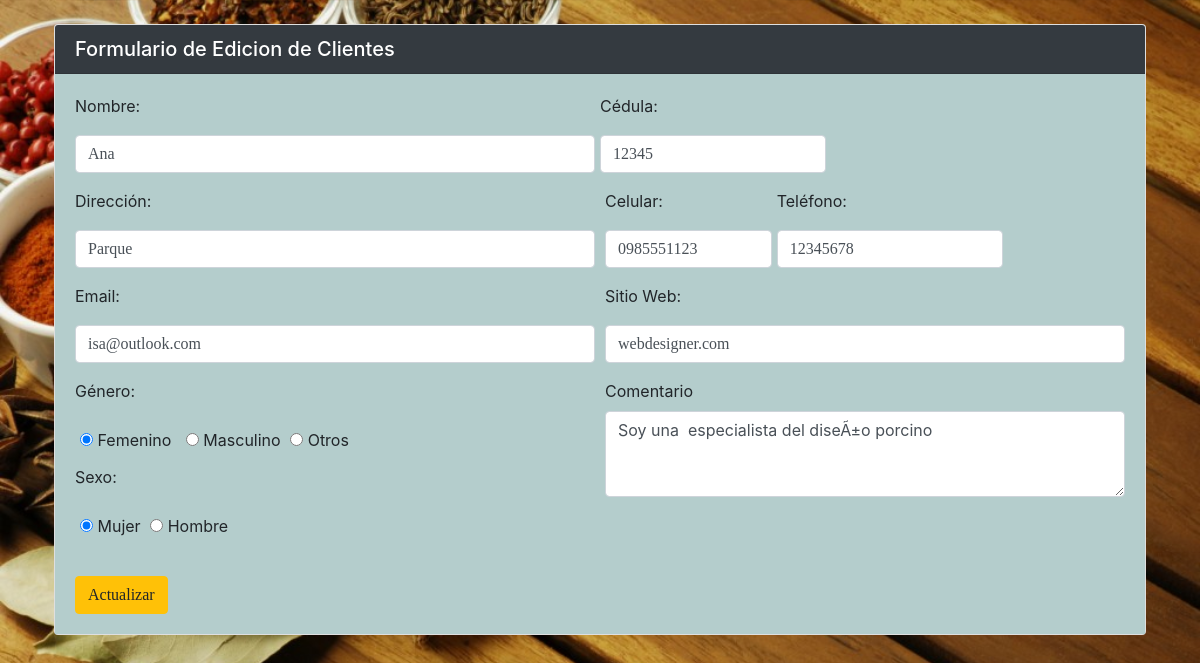
Screenshot of /clientebd/actualizarcliente.php?id=17&accion=editar with the database file from the repository.
### tables this page shows
CREATE TABLE `usuario` (
  `id` int(7) NOT NULL,
  `cedula` varchar(15) NOT NULL,
  `nombre` varchar(100) NOT NULL,
  `direccion` varchar(200) NOT NULL,
  `celular` varchar(15) NOT NULL,
  `telefono` varchar(15) NOT NULL,
  `email` varchar(100) NOT NULL,
  `sitioweb` varchar(150) NOT NULL,
  `comentario` varchar(1000) NOT NULL,
  `genero` varchar(20) NOT NULL,
  `sexo` varchar(20) NOT NULL,
  `tipo` varchar(100) NOT NULL
);

### clientebd/actualizarcliente.php (the view, shortened to what this page needs)
<?php
include("../conexion.php");
$cedula="";
$nombre="";
$direccion="";
$celular="";
$telefono="";
$email="";
$sitioWeb="";
$comentario="";
$genero="";
$sexo="";
if (isset($_GET["id"])) {
    $id=$_GET["id"];
    $query="SELECT * FROM usuario WHERE id=$id";
    $result = mysqli_query($conexion,$query);
    if (mysqli_num_rows($result) == 1) {
        $row = mysqli_fetch_array($result);
        $cedula=$row["cedula"];
        $nombre=$row["nombre"];
        $direccion=$row["direccion"];
        $celular=$row["celular"];
        $telefono=$row["telefono"];
        $email=$row["email"];
        $sitioWeb=$row["sitioweb"];
        $comentario=$row["comentario"];
        $genero=$row["genero"];
        $sexo=$row["sexo"];
    }
}
?>
<!doctype html>
<html>
<head>
<link rel="stylesheet" href="https://maxcdn.bootstrapcdn.com/bootstrap/4.0.0/css/bootstrap.min.css">
<link rel="stylesheet" href="https://use.fontawesome.com/releases/v5.6.3/css/all.css">
</head>
<body style="background-image: url('../img/cliente.jpeg');width: 100%;
  height:100%;
  background-size: cover;">
    <main class="container p-4">
       <div class="row">
        <div class="col-md-12">
          <div class="card">
      <h5 class="card-header bg bg-dark" style="color: white;">Formulario de Edicion de Clientes</h5>
      <div class="card-body" style="background-color:#B4CDCC">
  <form method="POST" action="actualizarcliente.php?id=<?php echo $_GET['id']; ?>">
      <div class="form-row">
          <div class="form-group col-md-6">
            <label for="nombre">Nombre:</label>
            <input type="nombre" class="form-control" name="nombre" value=<?php echo $nombre ?> placeholder="Nombre *" attern="^[^0-9]+$" size="30" maxlength="245" required>
          </div>
          <div class="form-group">
          <label for="cedula">Cédula:</label>
          <input type="text" class="form-control" name="cedula" value=<?php echo $cedula ?> placeholder="Cédula" maxlength="10" required>
          </div>
        <div class="form-group col-md-6">
          <label for="direccion">Dirección:</label>
          <input type="text" class="form-control" name="direccion" value=<?php echo $direccion ?> placeholder="Direccién *" required>
        </div>
           <div class="form-group col-md-2">
          <label for="celular">Celular:</label>
          <input type="text" class="form-control" name="celular" value=<?php echo $celular ?> placeholder="Celular" maxlength="10">
          </div>
         <div class="form-group">
          <label for="telefono">Teléfono:</label>
          <input type="text" class="form-control" name="telefono" value=<?php echo $telefono ?>  placeholder="Teléfono" maxlength="10">
          </div>
      </div>
      <div class="form-row">
             <div class="form-group col-md-6">
              <label for="email">Email:</label>
              <input type="email" class="form-control" name="email"  value=<?php echo $email ?> pattern=".+\.com" title="Ingrese un correo valido"placeholder="Email *" required>
            </div>
            <div class="form-group col-md-6">
              <label for="sitioweb">Sitio Web:</label>
              <input type="text" class="form-control" name="sitioweb" value=<?php echo $sitioWeb ?> placeholder="Sitio Web">
            </div>
            <div class="form-group col-md-6">
             <p>Género:</p>
          <div>
            <label class="radio-inline" style="padding:5px">
              <input type="radio" <?php if(isset($genero) && $genero=="Femenino") echo "checked";?> value="Femenino" name="genero" checked> Femenino
            </label>
            <label class="radio-inline" style="padding:5px">
              <input type="radio" <?php if(isset($genero) && $genero=="Masculino") echo "checked";?>  value="Masculino" name="genero"> Masculino
            </label>
            <label class="radio-inline">
              <input type="radio" <?php if(isset($genero) && $genero=="Otros") echo "checked";?> value="Otros" name="genero"> Otros
            </label>
          </div>
          <p>Sexo:</p>
          <div>
            <label class="radio-inline" style="padding:5px">
              <input type="radio" name="sexo" <?php if(isset($sexo) && $sexo=="Mujer") echo "checked";?> value="Mujer" checked>  Mujer
            </label>
            <label class="radio-inline">
              <input type="radio" name="sexo" <?php if(isset($sexo) && $sexo=="Hombre") echo "checked";?> value="Hombre" >  Hombre
            </label>
          </div>
          </div>
           <div class="form-group col-md-6">
              <label for="comentario">Comentario</label>
              <textarea class="form-control" name="comentario" rows="3"><?php echo $comentario ?></textarea>
            </div>
      </div>
      <input type="submit" name="update" class="btn btn-warning" value="Actualizar">
  </form>
    </div>
    </div>
    </div>
    </div>
    </main>
  </body>
</html>

### clientebd/actualizarcliente.php (style rules this page uses)
input { margin: auto; margin-top: 9px; font-size: 15px; font-family: century gothic; }

### rows the page displays
usuario: nombre "Ana", cedula "12345", direccion "Parque", celular "0985551123", telefono "12345678", email "isa@outlook.com", sitioweb "webdesigner.com", genero "☑ Femenino", genero "☐ Masculino", genero "☐ Otros", sexo "☑ Mujer", sexo "☐ Hombre", comentario "Soy una especialista del diseÃ±o porcino"
